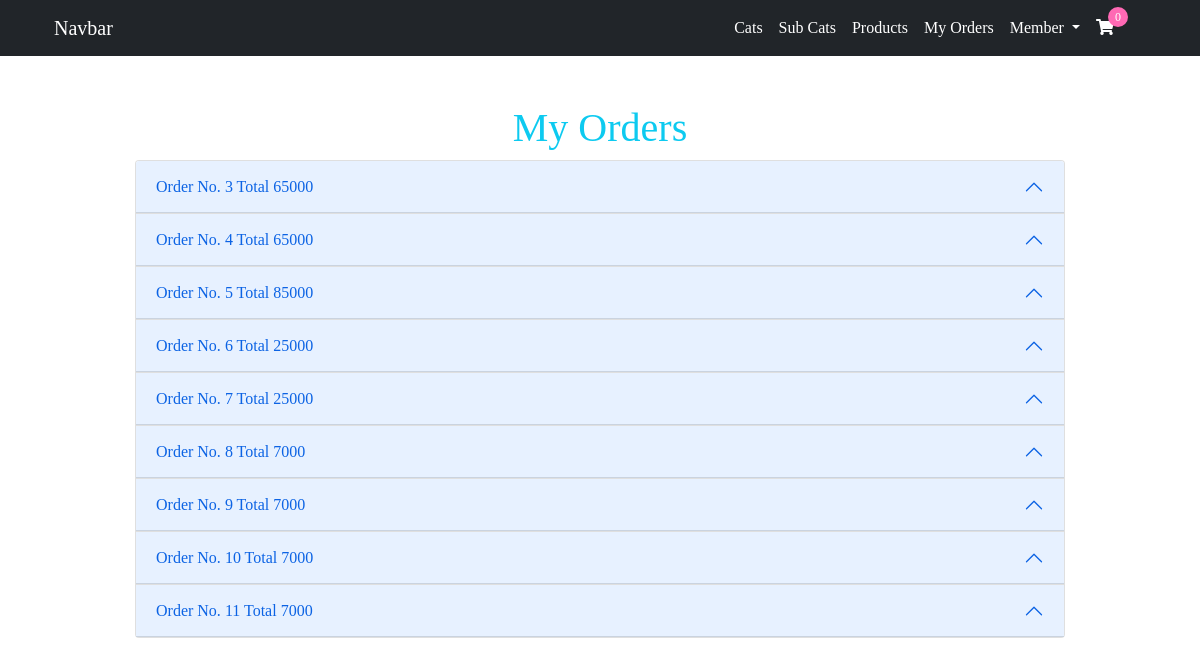
/myorder/ (signed in), run on the app's committed database.
### product/models.py (models this page shows)
class Orders(models.Model):
    count = models.IntegerField()
    total = models.IntegerField()
    userId = models.ForeignKey(User,on_delete=models.CASCADE)

### product/views.py (the view)
# urls.py: path('myorder/',views.myOrders,name="my-orders")
@login_required
def myOrders(request):
    user = request.user
    orders = Orders.objects.filter(userId=user)
    ords = []
    for order in orders:
        items = order.items.all()
        for item in items :
            item.total = item.price * item.count;
        ords.append({'order':order,'items':items})
    context = {
        'title':"My Orders",
        'orders':ords
    }
    return render(request,'product/myorder.html',context)

### product/templates/product/myorder.html (shortened to what this page needs)
{% extends 'aws/base.html' %}
{% load crispy_forms_tags %}
{% block content %}
<div class="container my-5">
    <div class="col-md-10 offset-md-1 my-5">
        <h1 class="text-center text-info">{{title}}</h1>
        <div class="accordion" id="accordionExample">
            {% for order in orders %}
            <div class="accordion-item">
                <h2 class="accordion-header" id="headingOne">
                    <button class="accordion-button" type="button" data-bs-toggle="collapse"
                        data-bs-target="#collapse{{order.order.id}}" aria-expanded="true"
                        aria-controls="collapse{{order.order.id}}">
                        Order No. {{order.order.id}} Total {{order.order.total}}
                    </button>
                </h2>
            </div>
            {% endfor %}
        </div>
    </div>
</div>
{% endblock %}

### aws/static/aws/main.css (style rules this page uses)
* { font-family: Cambria; }

### data on the page
Orders: order.id "3", order.total "65000"
Orders: order.id "4", order.total "65000"
Orders: order.id "5", order.total "85000"
Orders: order.id "6", order.total "25000"
Orders: order.id "7", order.total "25000"
Orders: order.id "8", order.total "7000"
Orders: order.id "9", order.total "7000"
Orders: order.id "10", order.total "7000"
Orders: order.id "11", order.total "7000"

### other printed values
{{ title }} "My Orders"
